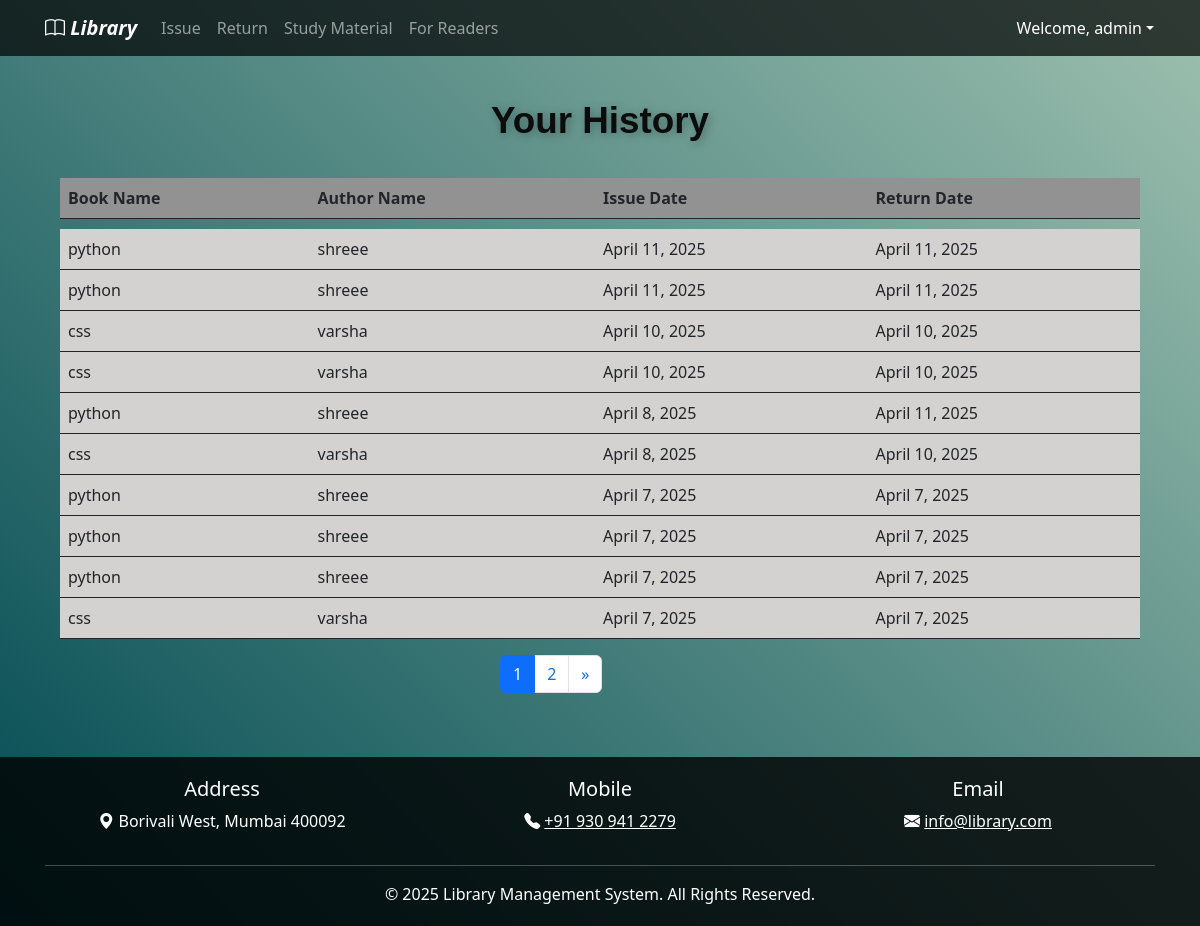
Before: /history (signed in) with the older database file.
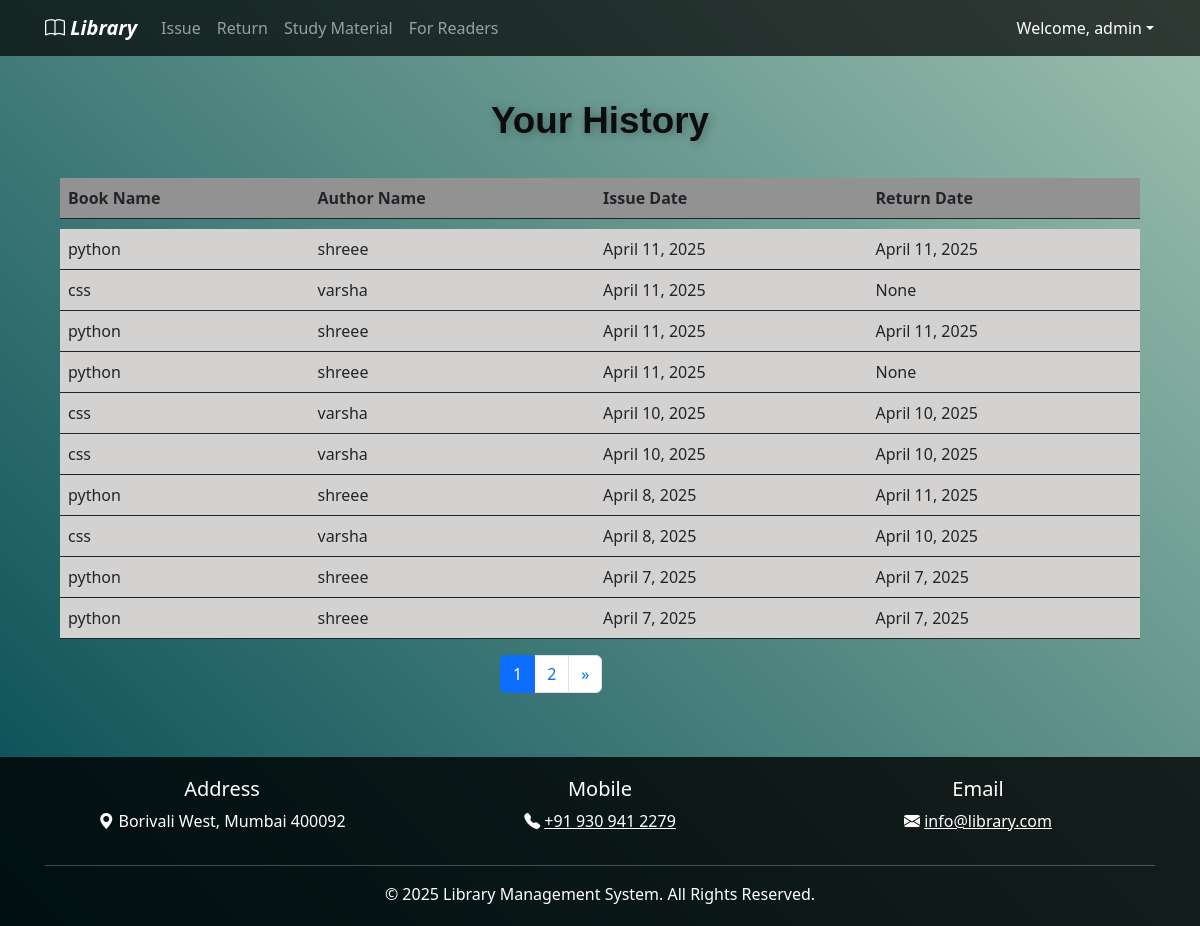
After: the same page with the newer database file.
### elibrary_app/models.py (models this page shows, shortened)
class IssuedItem(models.Model):
    book = models.ForeignKey(Book, on_delete=models.CASCADE)
    user = models.ForeignKey(User, on_delete=models.CASCADE)
    issue_date = models.DateField(default=date.today)
    expected_return_date=models.DateField()
    return_date = models.DateField(blank=True, null=True)
    @property
    def book_name(self):
        return self.book.book_name

class Book(models.Model):
    book_name = models.CharField(max_length=150)
    author_name = models.CharField(max_length=200)
    quantity = models.IntegerField(default=1)
    subject = models.CharField(max_length=2000)
    book_add_time = models.DateTimeField(default=timezone.now)  # Changed to DateTimeField for both date and time
    book_add_date = models.DateField(default=date.today)
    class Meta:
        constraints = [
            models.UniqueConstraint(fields=["book_name", "author_name"], name="unique_book_author")  # Replaced unique_together with UniqueConstraint
        ]

### elibrary_app/views.py (the view)
# urls.py: path("history", views.history, name="history"),  # History page for issued book
@login_required(login_url=reverse_lazy("login"))
def history(request):
    my_items = IssuedItem.objects.filter(user_id=request.user).order_by("-issue_date")
    paginator = Paginator(my_items, 10)
    page_number = request.GET.get("page")
    page_obj = paginator.get_page(page_number)
    return render(request, "history.html", {"books": page_obj})

### elibrary_app/templates/history.html (shortened to what this page needs)
{% extends 'base.html' %}
{% load static %}
{% block content %}
<div class="container mt-4">
    <div class="col-md-12">
        <div class="library-title">
            <span class="word">Your</span>
            <span class="word">History</span>
        </div>
    </div>
</div>
<div class="container">
    <table class="table" style="border: none;">
        <thead class="thead-dark">
            <tr style="background-color: rgb(146, 146, 146);">
                <th scope="col">Book Name</th>
                <th scope="col">Author Name</th>
                <th scope="col">Issue Date</th>
                <th scope="col">Return Date</th>
            </tr>
        </thead>
        <tr style="height: 10px;"></tr>
        <tbody >
            {% for book in books %}
            <tr style="background-color: rgb(212, 209, 209);">
                <td>{{ book.book_name }}</td>
                <td>{{ book.book.author_name }}</td>
                <td>{{ book.issue_date }}</td>
                <td>{{ book.return_date }}</td>
            </tr>
            {% empty %}
            <tr>
                <td colspan="4">No history found.</td>
            </tr>
            {% endfor %}
        </tbody>
    </table>
</div>
<div class="mx-auto" style="width: 200px">
    <nav aria-label="...">
        <ul class="pagination ms-10">
            {% for i in books.paginator.page_range %}
            <li class="page-item {% if books.number == i %}active{% endif %}">
                <a class="page-link" href="?page={{ i }}">{{ i }}</a>
            </li>
            {% endfor %}
            {% if books.has_next %}
            <li class="page-item">
                <a class="page-link" href="?page={{ books.next_page_number }}">&raquo;</a>
            </li>
            {% endif %}
        </ul>
    </nav>
</div>
{% endblock %}

### elibrary_app/templates/base.html (shortened to what this page needs)
{% load static %}
<!DOCTYPE html>
<html lang="en">
<head>
   <link rel="stylesheet" type="text/css" href="{% static 'css/style.css' %}">
   <link href="https://cdn.jsdelivr.net/npm/bootstrap@5.2.3/dist/css/bootstrap.min.css" rel="stylesheet">
   <link rel="stylesheet" href="https://cdn.jsdelivr.net/npm/bootstrap-icons/font/bootstrap-icons.css">
</head>
<body>
   <nav class="navbar navbar-expand-lg navbar-dark">
       <div class="container">
           <a class="navbar-brand" href="{% url 'home' %}"><i class="bi bi-book"></i>&nbsp;<i>Library</i></a>
           <div class="collapse navbar-collapse" id="navbarNav">
               <ul class="navbar-nav me-auto">
                   {% if user.is_authenticated %}
                   <li class="nav-item"><a class="nav-link" href="{% url 'issue_item' %}">Issue</a></li>
                   <li class="nav-item"><a class="nav-link" href="{% url 'return_item' %}">Return</a></li>
                   <li class="nav-item"><a class="nav-link" href="{% url 'study_material_list' %}">Study Material</a></li>
                   <li class="nav-item"><a class="nav-link" href="{% url 'readers' %}">For Readers</a></li>
                   {% endif %}
               </ul>
               {% if user.is_authenticated %}
               <div class="dropdown nav-item" >
                <button class="btn  nav-link"  type="button" >
                    <a class="nav-link dropdown-toggle" href="#" role="button" data-bs-toggle="dropdown" style="color:var(--bs-navbar-brand-color)">Welcome, {{ request.user.username }}</a>
                    </button>
              </div>
            </div>
               {% endif %}
           </div>
   </nav>
   <div class="container py-5">
       {% block content %}{% endblock %}
   </div>
   <footer class="footer text-center text-white">
       <div class="container">
           <div class="row">
               <div class="col-md-4"><h5>Address</h5><p><i class="bi bi-geo-alt-fill"></i> Borivali West, Mumbai 400092</p></div>
               <div class="col-md-4 "><h5>Mobile</h5><p><i class="bi bi-telephone-fill"></i>
                <a href="tel: +91 930 941 2279"  class="text-white"> +91 930 941 2279</a></p></div>
               <div class="col-md-4"><h5>Email</h5><p><i class="bi bi-envelope-fill"></i>
            <a href="mailto:info@library.com" class="text-white">info@library.com</a>
            </p></div>
           </div>
           <hr class="bg-light">
           <p class="mb-0">&copy; 2025 Library Management System. All Rights Reserved.</p>
       </div>
   </footer>
</body>
</html>

### elibrary_app/static/css/style.css (style rules this page uses)
body { background: linear-gradient(45deg, #024b53,#9dc0af); background-repeat: no-repeat; background-attachment: fixed; color: white; }
.navbar { background: rgba(0, 0, 0, 0.7) !important; }
.navbar-brand { font-weight: bold; font-size: 1.5rem; }
.footer { background: rgba(0, 0, 0, 0.8); padding: 20px 0; }
.library-title { margin-top: -6%; text-align: center; color: rgb(12, 12, 12); padding: 30px; font-family: 'Poppins', sans-serif; transition: transform 0.3s ease-in-out; display: flex; justify-content: center; gap: 10px; }
.word { font-size: 2.3rem; font-weight: bold; text-shadow: 2px 2px 10px rgba(0, 0, 0, 0.3); opacity: 0; transform: translateY(20px); animation: wordFade 1s ease-in-out forwards; }
.word:nth-child(1) { animation-delay: 0.3s; }
.word:nth-child(2) { animation-delay: 0.6s; }
table { border-collapse: separate; border-spacing: 0 10px; }

### elibrary_app/templates/history.html (style rules this page uses)
table { border-collapse: collapse; border-spacing: 0; border-radius: 10px; width: 100%; border: 1px solid #ddd; }
th, td { text-align: left; padding: 16px; }
tr:nth-child(even) { background-color: #f2f2f2; }
tr:nth-child(odd) { background-color: #ffffff; }
.container { width: 100%; padding-right: 15px; padding-left: 15px; margin-right: auto; margin-left: auto; }

Changed rows visible on the page:
no longer on this page (row unchanged): IssuedItem: book_name "python", book.author_name "shreee", issue_date "April 7, 2025", return_date "April 7, 2025"
no longer on this page (row unchanged): IssuedItem: book_name "css", book.author_name "varsha", issue_date "April 7, 2025", return_date "April 7, 2025"
added IssuedItem: book_name "css", book.author_name "varsha", issue_date "April 11, 2025", return_date "None"
added IssuedItem: book_name "python", book.author_name "shreee", issue_date "April 11, 2025", return_date "None"
